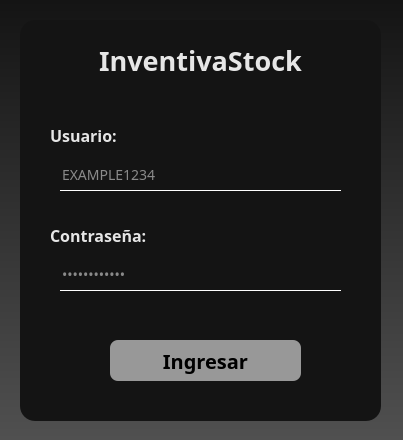
<?xml version="1.0" encoding="UTF-8"?>
<ui version="4.0">
 <class>MainWindow</class>
 <widget class="QMainWindow" name="MainWindow">
  <property name="geometry">
   <rect>
    <x>0</x>
    <y>0</y>
    <width>403</width>
    <height>440</height>
   </rect>
  </property>
  <property name="windowTitle">
   <string>MainWindow</string>
  </property>
  <property name="styleSheet">
   <string notr="true">*{
font-family: century-ghotic;
}

QWidget#background{
background: qlineargradient(x1:0, y1:0, x2:0, y2:1, stop:0 rgb(20, 20, 20), stop:1 rgb(80, 80, 80));
}

QFrame#container{
background-color: rgb(20, 20, 20);
border-radius: 15px;
}

QLabel{
color: rgb(230, 230, 230);
}

QLineEdit{
background: transparent;
border: none;
border-bottom: 1px solid white;
color: white;
font-size: 14px;
}

QPushButton{
background-color: rgb(152, 152, 152);
font-weight: bold;
font-size: 20px;
border:none;
border-radius: 8px;
}</string>
  </property>
  <widget class="QWidget" name="background">
   <widget class="QFrame" name="container">
    <property name="geometry">
     <rect>
      <x>20</x>
      <y>20</y>
      <width>361</width>
      <height>401</height>
     </rect>
    </property>
    <property name="frameShape">
     <enum>QFrame::StyledPanel</enum>
    </property>
    <property name="frameShadow">
     <enum>QFrame::Raised</enum>
    </property>
    <widget class="QLabel" name="label">
     <property name="geometry">
      <rect>
       <x>0</x>
       <y>10</y>
       <width>361</width>
       <height>61</height>
      </rect>
     </property>
     <property name="text">
      <string>&lt;html&gt;&lt;head/&gt;&lt;body&gt;&lt;p&gt;&lt;span style=&quot; font-size:20pt; font-weight:600;&quot;&gt;InventivaStock&lt;/span&gt;&lt;/p&gt;&lt;/body&gt;&lt;/html&gt;</string>
     </property>
     <property name="alignment">
      <set>Qt::AlignCenter</set>
     </property>
    </widget>
    <widget class="QLabel" name="label_2">
     <property name="geometry">
      <rect>
       <x>30</x>
       <y>100</y>
       <width>151</width>
       <height>31</height>
      </rect>
     </property>
     <property name="font">
      <font>
       <family>century-ghotic</family>
       <pointsize>14</pointsize>
      </font>
     </property>
     <property name="text">
      <string>&lt;html&gt;&lt;head/&gt;&lt;body&gt;&lt;p&gt;&lt;span style=&quot; font-size:12pt; font-weight:600;&quot;&gt;Usuario:&lt;/span&gt;&lt;/p&gt;&lt;/body&gt;&lt;/html&gt;</string>
     </property>
    </widget>
    <widget class="QLineEdit" name="txt_user">
     <property name="geometry">
      <rect>
       <x>40</x>
       <y>140</y>
       <width>281</width>
       <height>31</height>
      </rect>
     </property>
     <property name="font">
      <font>
       <family>century-ghotic</family>
       <pointsize>-1</pointsize>
      </font>
     </property>
     <property name="text">
      <string/>
     </property>
     <property name="placeholderText">
      <string>EXAMPLE1234</string>
     </property>
    </widget>
    <widget class="QLabel" name="label_5">
     <property name="geometry">
      <rect>
       <x>30</x>
       <y>200</y>
       <width>151</width>
       <height>31</height>
      </rect>
     </property>
     <property name="font">
      <font>
       <family>century-ghotic</family>
       <pointsize>14</pointsize>
      </font>
     </property>
     <property name="text">
      <string>&lt;html&gt;&lt;head/&gt;&lt;body&gt;&lt;p&gt;&lt;span style=&quot; font-size:12pt; font-weight:600;&quot;&gt;Contraseña:&lt;/span&gt;&lt;/p&gt;&lt;/body&gt;&lt;/html&gt;</string>
     </property>
    </widget>
    <widget class="QLineEdit" name="txt_password">
     <property name="geometry">
      <rect>
       <x>40</x>
       <y>240</y>
       <width>281</width>
       <height>31</height>
      </rect>
     </property>
     <property name="font">
      <font>
       <family>century-ghotic</family>
       <pointsize>-1</pointsize>
      </font>
     </property>
     <property name="text">
      <string/>
     </property>
     <property name="placeholderText">
      <string>••••••••••••</string>
     </property>
    </widget>
    <widget class="QPushButton" name="btn_login">
     <property name="geometry">
      <rect>
       <x>90</x>
       <y>320</y>
       <width>191</width>
       <height>41</height>
      </rect>
     </property>
     <property name="font">
      <font>
       <family>century-ghotic</family>
       <pointsize>-1</pointsize>
       <weight>75</weight>
       <bold>true</bold>
      </font>
     </property>
     <property name="text">
      <string>Ingresar</string>
     </property>
    </widget>
   </widget>
  </widget>
 </widget>
 <resources/>
 <connections/>
</ui>
